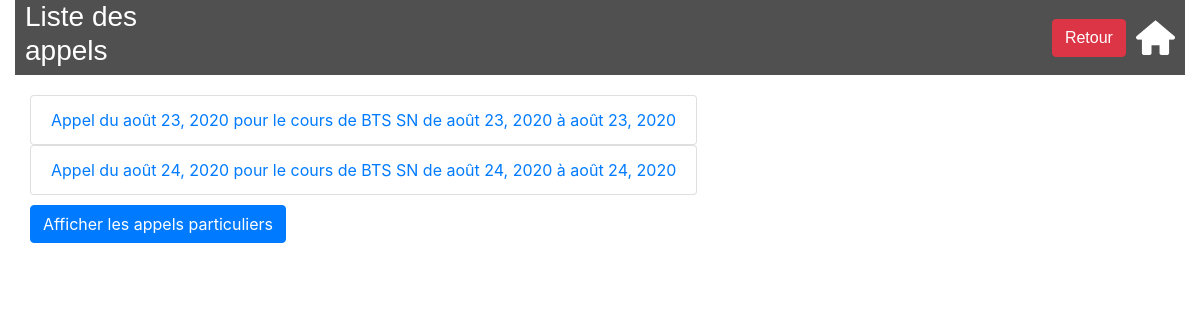
The app's page /lycee/call_Cursus/7 with its own data.
### lycee/models.py (models this page shows, shortened)
class Appel(models.Model):
    date = models.DateField(
        verbose_name="date de l'appel",
        blank=False,
        null=False
    )
    cursus = models.ForeignKey(
        Cursus,
        on_delete=models.CASCADE,  # necessaire selon la version de Django
        null=True
    )
    debut = models.TimeField(
        null=True
    )
    fin = models.TimeField(
        null=True
    )

class Cursus(models.Model):
    name = models.CharField(
        max_length=50,
        blank=False,
        null=True,
        default='aucun'
    )
    year_from_bac = models.SmallIntegerField(
        help_text="year since le bac",
        verbose_name="year",
        blank=False,
        null=True,
        default=0
    )
    scholar_year = models.CharField(
        max_length=9,
        blank=False,
        null=True,
        default='0000-00001'
    )

### lycee/views.py (the view)
# urls.py: url(r'^call_Cursus/(?P<idC>[0-9]+)$', views.detailAppelCursus, name='list-callsCursus'),
def detailAppelCursus(request, idC):
    result_list = Appel.objects.filter(cursus_id=idC).order_by('date')
    resList = []
    for appel in result_list:
        templist = []
        cursus = Cursus.objects.get(id=appel.cursus.id)
        templist.append(appel.id)
        templist.append(appel.date)
        templist.append(cursus.name)
        templist.append(appel.date)
        templist.append(appel.date)
        resList.append(templist)
    context = {'liste': resList}
    return render(request, 'lycee/appel/list-appel.html', context)

### lycee/templates/lycee/appel/list-appel.html
{% extends "master.html" %}
{% load static %}
{% block title %}
    <h3>Liste des appels</h3>
{% endblock %}
{% block content %}
  {% if liste|length > 0 %}
    <ul class="list-group">
        {% for call in liste %}
        <a href="/lycee/listCall/{{call.0}}"><li class="list-group-item">Appel du {{call.1}} pour le cours de {{call.2}} de {{call.3}} à {{call.4}}</li></a>
        {% endfor %}
    </ul>
    <a href="/lycee/particularCalls"><button type="button" class="btn btn-primary">Afficher les appels particuliers</button></a>
  {% else %}
    <p> Pas d'appel.</p>
    <a href="/lycee/particularCalls"><button type="button" class="btn btn-primary">Afficher les appels particuliers</button></a>
  {% endif %}
{% endblock %}

### lycee/static/lycee/style.css (style rules this page uses)
.list-group { padding-top: 10px; width: fit-content; padding-bottom: 10px; }

### records on screen
Appel: date "août 23, 2020", date "août 23, 2020", date "août 23, 2020"
Cursus: name "BTS SN" "BTS SN"
Appel: date "août 24, 2020", date "août 24, 2020", date "août 24, 2020"
